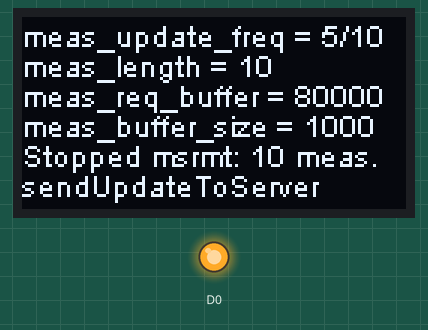
The sketch below on a simulated ESP8266 (NodeMCU). Parts: 128×64 one-colour display, output pins drawn as LEDs (lit = HIGH). WiFi joins after 1.5 s; servers stay silent unless stated; what the sketch prints to the serial monitor is not drawn.

Above: at 1.7 s.
Timing chart, 0 to 3.2 s (numbered marks = the images above):
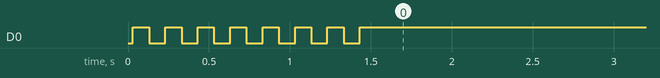

The sketch:

ecu_idIOT.ino
```cpp
#include <TimedAction.h>
#include <ESP8266WiFi.h>
#include <WiFiUdp.h>

/*
 * Debugging, OLED-Screen
 */

#include "SSD1306.h"

SSD1306 display(0x3C, D2, D1);

#define MSTR_IP "192.168.178.39"
#define MSTR_PORT 1337

#define DISPLAY_LINES 6
#define DISPLAY_CHARS 30

/*
 * Wifi-Settings
 */
const char* ssid = "R-A-D-A-R-L-O-V-E";
const char* pword = "0544101718199113";

char logMessages[DISPLAY_LINES][DISPLAY_CHARS];
int numberMessages = 0;

WiFiUDP Udp;

/*
 * Measurement-Settings
 */
boolean meas_running = false;
float meas_freq = 10.0; //Hz - Msg. pro Sekunde
float meas_update_freq = 0.5; //Hz - Datensendungen an den Server pro Sekunde
int meas_length = 1000;
long meas_starttime = -1;

//TimedAction recieveServerThread = TimedAction(1000 / meas_freq, measureToBuffer); ?

#define BUFFER_SIZE 1000
#define BUFFERCHECK false
float meas_buffer[BUFFER_SIZE];
long meas_time_buffer[BUFFER_SIZE];
int bufferIndex = 0;
int measures = 1;

void setup() {
  Serial.begin(115200);
  pinMode(D0, OUTPUT);
  display.init();

  Serial.printf("\nConnecting to: %s\n", ssid);
  logMessageF("Connecting to: %s", ssid);

  WiFi.begin(ssid, pword);
  boolean high = true;
  while(WiFi.status() != WL_CONNECTED){
    digitalWrite(D0, high ? HIGH : LOW);
    high = !high;
    delay(100);
    Serial.print(".");
  }
  Serial.println("\n");
  logMessage("Connected!");
  //                f   upd  anz
  startMeasurement(10000, 0.5, 10); //DEBUG
}

float measure(){
  return 1.0;
}

void measureToBuffer(){
  if(measures > meas_length){
    stopMeasurement();
    sendUpdateToServer();
    return;
  } else {
    if(sizeof(meas_buffer)/sizeof(float) <= bufferIndex){
      logMessageF("E:Buf.Sz:%d", bufferIndex);
    } else {
      int t =  measure();
      meas_buffer[bufferIndex] = t;
      meas_time_buffer[bufferIndex] = millis() - meas_starttime;
      //logMessageF("Logged: %ld -> %d", t, bufferIndex);
    }
  }

  measures++;
  bufferIndex++;
}

void sendUpdateToServer(){
  logMessage("sendUpdateToServer");
  Serial.print("[");
  for(int i = 0; i < bufferIndex; i++){
    Serial.print(meas_time_buffer[i]);
    Serial.print(", ");
    Serial.print(meas_buffer[i]);
    if(i < bufferIndex - 1) Serial.print("; ");
  }
  Serial.println("]");
  //TODO
  bufferIndex = 0;
}

/*
 * "Threading"
 */
TimedAction measuringThread = TimedAction(1000 / meas_freq, measureToBuffer);
TimedAction sendServerThread = TimedAction(1000 / meas_update_freq, sendUpdateToServer);

void startMeasurement(float mfreq, float mupd, int mlength){
  meas_running = true;
  meas_freq = mfreq;
  meas_update_freq = mupd;
  meas_length = mlength;
  measuringThread.setInterval(1000 / meas_freq);
  sendServerThread.setInterval(1000 / meas_update_freq);
  measures = 1;
  bufferIndex = 0;

  //meas_buffer = (float*) malloc((meas_freq / meas_update_freq) * sizeof(float));

  if(BUFFERCHECK && sizeof(meas_buffer) < ((meas_freq / meas_update_freq) * sizeof(float))){
    logMessage("Error: Not enough RAM for measurement.");
    stopMeasurement();
    return;
  }

  logMessage("Starting measurement:");
  logMessageF("meas_freq = %d", (int)meas_freq);
  logMessageF("meas_update_freq = %d/10", (int)(meas_update_freq*10));
  logMessageF("meas_length = %d", meas_length);
  logMessageF("meas_req_buffer = %d", (int)(meas_freq / meas_update_freq) * sizeof(float));
  logMessageF("meas_buffer_size = %d", (int)(sizeof(meas_buffer) / sizeof(float)));

  meas_starttime = millis();
  sendServerThread.reset();
  measuringThread.reset();
  sendServerThread.enable();
  measuringThread.enable();
}

void stopMeasurement(){
  meas_running = false;
  measuringThread.disable();
  sendServerThread.disable();

  logMessageF("Stopped msrmt: %d meas.", measures-1);

  //free(meas_buffer);
}

void loop() {
  sendServerThread.check();
  measuringThread.check();
}

/*
 * DISPLAY-REGION
 */

void logMessageF(const char* format, ...)
{
    char msg[30];
    va_list args;
    va_start(args, format);
    vsnprintf(msg, sizeof(msg), format, args);
    va_end(args);
    logMessage(msg);
}

void logRuntime(){
  logMessageF("+%lds", millis()/1000L);
}

void logMessage(char* msg){
  if(numberMessages == DISPLAY_LINES){
    for(int i = 0; i < DISPLAY_LINES - 1; i++){
      for(int o = 0; o < DISPLAY_CHARS; o++){
        logMessages[i][o] = logMessages[i+1][o];
      }
    }
    numberMessages = DISPLAY_LINES - 1;
  }

  for(int i = 0; i < DISPLAY_CHARS; i++){
    logMessages[numberMessages][i] = msg[i];
  }
  numberMessages++;
  redrawDisplay();

  Serial.println(msg);
}

void redrawDisplay(){
  display.setTextAlignment(TEXT_ALIGN_LEFT);
  display.setFont(ArialMT_Plain_10);
  display.clear();
  for(int i = 0; i < DISPLAY_LINES; i++){
    display.drawString(0, i * 10, logMessages[i]);
  }
  display.display();
}
```
